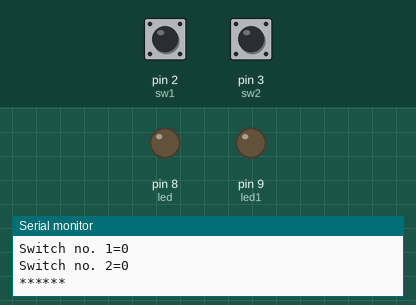
Recording of a sketch running on a simulated Arduino Uno, built with avr-gcc and run on an emulated ATmega328P. Parts: output pins drawn as LEDs (lit = HIGH), the last lines printed to the serial monitor. The inputs (shaded band) are chosen by the test bench; at power-on: pin 2 (sw1) LOW, pin 3 (sw2) LOW.

Above: at 2.8 s.
2.9 s: pin 2 (sw1) pulled HIGH for 1.2 s
At 3.7 s:
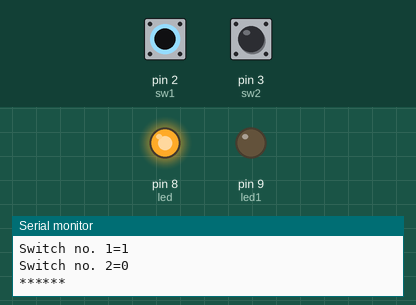
6.5 s: pin 3 (sw2) pulled HIGH for 1.2 s
At 8.3 s:
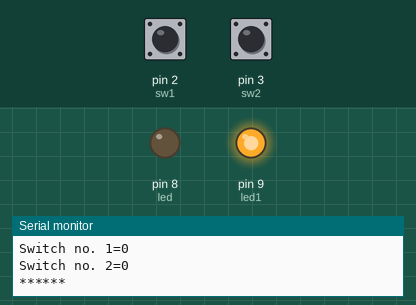
10.0 s: pin 3 (sw2) pulled HIGH for 3.2 s
At 15.0 s:
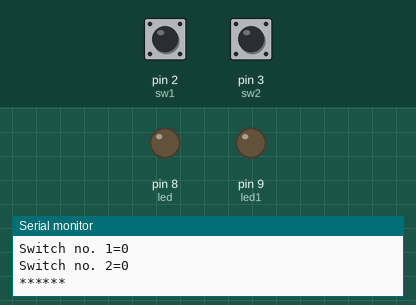
16.0 s: pin 2 (sw1) pulled HIGH for 3.2 s
At 17.4 s:
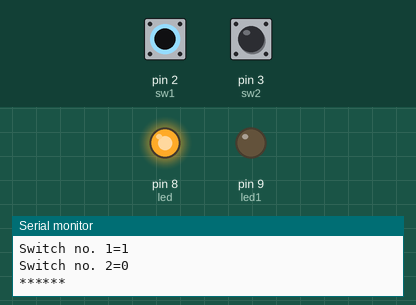
21.5 s: pin 2 (sw1) driven HIGH and pin 3 (sw2) driven HIGH
At 23.6 s:
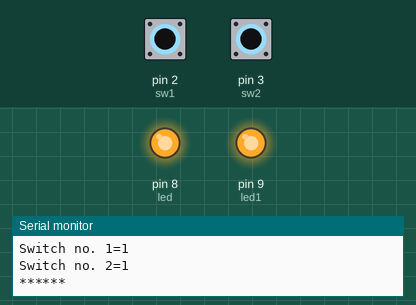
Timing chart, 0 to 25.0 s (numbered marks = the images above; inputs shaded):
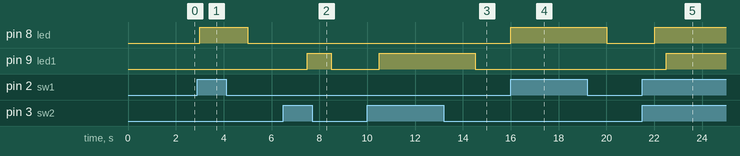

Measured:
- after the input at 2.9 s, pin 8 (led): LOW → HIGH after 0.10 s, → LOW 2.0 s later
- after the input at 6.5 s, pin 9 (led1): LOW → HIGH after 1.0 s, → LOW 1.0 s later
- after the input at 10.0 s, pin 9 (led1): LOW → HIGH after 0.51 s, → LOW 4.0 s later
- after the input at 16.0 s, pin 8 (led): LOW → HIGH at once, → LOW 4.0 s later
- after the input at 21.5 s, pin 8 (led): LOW → HIGH after 0.51 s; pin 9 (led1): LOW → HIGH after 1.0 s

The sketch:

Switch_and_RxTx_module.ino
```cpp
int sw1=2;
int sw2=3;
int led=8;
int led1=9;

void setup()
{
  pinMode(sw1,INPUT);
  pinMode(sw2,INPUT);
  pinMode(led,OUTPUT);
  pinMode(led1,OUTPUT);
  Serial.begin(9600);
}

void loop()
{
  int state1 = digitalRead(sw1);
  int state2 = digitalRead(sw2);
  Serial.print("Switch no. 1=");
  Serial.println(state1);
  Serial.print("Switch no. 2=");
  Serial.println(state2);
   Serial.println("******");

  if (state1==HIGH && state2==LOW)
  {
    digitalWrite(led,HIGH);
  delay(500);
  digitalWrite(led1,LOW);
  delay(500);

  }
  else if (state1==LOW && state2==HIGH)
  {
    digitalWrite(led,LOW);
  delay(500);
  digitalWrite(led1,HIGH);
  delay(500);

  }
  else if (state1==HIGH && state2==HIGH)
  {
    digitalWrite(led,HIGH);
  delay(500);
  digitalWrite(led1,HIGH);
  delay(500);

  }
  else
  {
    digitalWrite(led,LOW);
    delay(500);
    digitalWrite(led1,LOW);
    delay(500);

  }
  /*digitalWrite(led,HIGH);
  delay(500);
  digitalWrite(led,LOW);
  delay(500);*/
}
```
